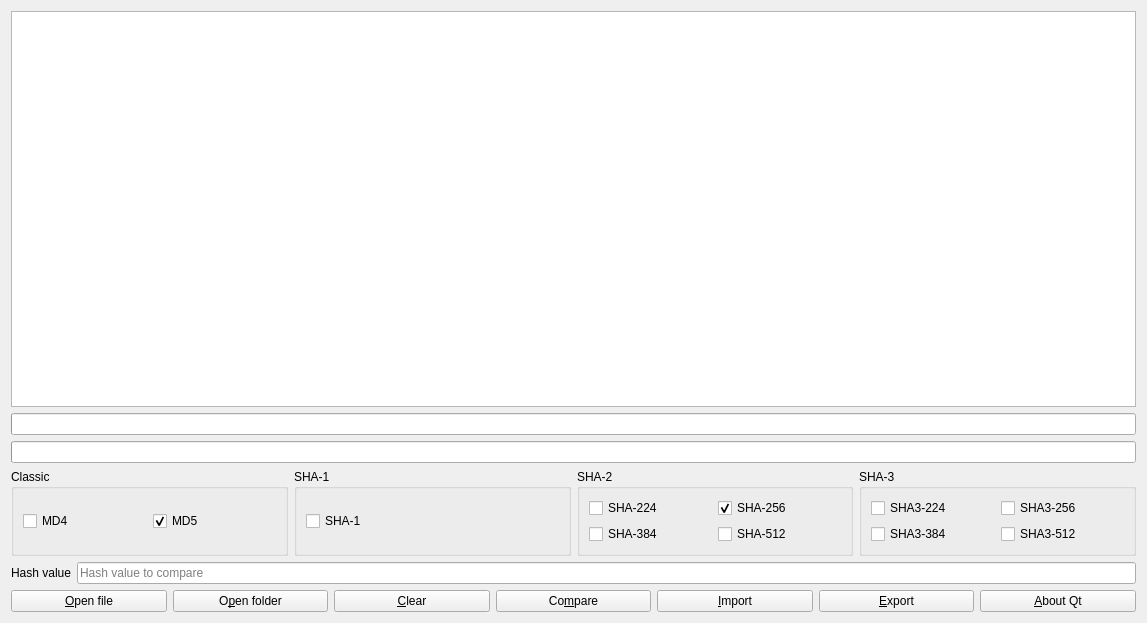
<?xml version="1.0" encoding="UTF-8"?>
<ui version="4.0">
 <class>Widget</class>
 <widget class="QWidget" name="Widget">
  <property name="geometry">
   <rect>
    <x>0</x>
    <y>0</y>
    <width>1147</width>
    <height>623</height>
   </rect>
  </property>
  <property name="acceptDrops">
   <bool>true</bool>
  </property>
  <property name="windowTitle">
   <string>Hash Calculator</string>
  </property>
  <layout class="QVBoxLayout" name="verticalLayout_2">
   <item>
    <widget class="QTextEdit" name="textEdit_log">
     <property name="font">
      <font>
       <pointsize>12</pointsize>
      </font>
     </property>
     <property name="readOnly">
      <bool>true</bool>
     </property>
    </widget>
   </item>
   <item>
    <layout class="QVBoxLayout" name="verticalLayout">
     <item>
      <widget class="QProgressBar" name="progressBar_current">
       <property name="value">
        <number>0</number>
       </property>
       <property name="textVisible">
        <bool>false</bool>
       </property>
      </widget>
     </item>
     <item>
      <widget class="QProgressBar" name="progressBar_total">
       <property name="maximum">
        <number>1</number>
       </property>
       <property name="value">
        <number>0</number>
       </property>
       <property name="textVisible">
        <bool>false</bool>
       </property>
      </widget>
     </item>
    </layout>
   </item>
   <item>
    <layout class="QHBoxLayout" name="horizontalLayout_3">
     <item>
      <widget class="QGroupBox" name="groupBox_classic">
       <property name="title">
        <string>Classic</string>
       </property>
       <layout class="QGridLayout" name="gridLayout_4">
        <item row="0" column="0">
         <widget class="QCheckBox" name="checkBox_md4">
          <property name="text">
           <string>MD4</string>
          </property>
         </widget>
        </item>
        <item row="0" column="1">
         <widget class="QCheckBox" name="checkBox_md5">
          <property name="text">
           <string>MD5</string>
          </property>
          <property name="checked">
           <bool>true</bool>
          </property>
         </widget>
        </item>
       </layout>
      </widget>
     </item>
     <item>
      <widget class="QGroupBox" name="groupBox_sha1">
       <property name="title">
        <string>SHA-1</string>
       </property>
       <layout class="QGridLayout" name="gridLayout_3">
        <item row="0" column="0">
         <widget class="QCheckBox" name="checkBox_sha1">
          <property name="text">
           <string>SHA-1</string>
          </property>
         </widget>
        </item>
       </layout>
      </widget>
     </item>
     <item>
      <widget class="QGroupBox" name="groupBox_sha2">
       <property name="title">
        <string>SHA-2</string>
       </property>
       <layout class="QGridLayout" name="gridLayout">
        <item row="0" column="0">
         <widget class="QCheckBox" name="checkBox_sha2_224">
          <property name="text">
           <string>SHA-224</string>
          </property>
         </widget>
        </item>
        <item row="0" column="1">
         <widget class="QCheckBox" name="checkBox_sha2_256">
          <property name="text">
           <string>SHA-256</string>
          </property>
          <property name="checked">
           <bool>true</bool>
          </property>
         </widget>
        </item>
        <item row="1" column="0">
         <widget class="QCheckBox" name="checkBox_sha2_384">
          <property name="text">
           <string>SHA-384</string>
          </property>
         </widget>
        </item>
        <item row="1" column="1">
         <widget class="QCheckBox" name="checkBox_sha2_512">
          <property name="text">
           <string>SHA-512</string>
          </property>
         </widget>
        </item>
       </layout>
      </widget>
     </item>
     <item>
      <widget class="QGroupBox" name="groupBox_sha3">
       <property name="title">
        <string>SHA-3</string>
       </property>
       <layout class="QGridLayout" name="gridLayout_2">
        <item row="0" column="0">
         <widget class="QCheckBox" name="checkBox_sha3_224">
          <property name="text">
           <string>SHA3-224</string>
          </property>
         </widget>
        </item>
        <item row="0" column="1">
         <widget class="QCheckBox" name="checkBox_sha3_256">
          <property name="text">
           <string>SHA3-256</string>
          </property>
         </widget>
        </item>
        <item row="1" column="0">
         <widget class="QCheckBox" name="checkBox_sha3_384">
          <property name="text">
           <string>SHA3-384</string>
          </property>
         </widget>
        </item>
        <item row="1" column="1">
         <widget class="QCheckBox" name="checkBox_sha3_512">
          <property name="text">
           <string>SHA3-512</string>
          </property>
         </widget>
        </item>
       </layout>
      </widget>
     </item>
    </layout>
   </item>
   <item>
    <layout class="QHBoxLayout" name="horizontalLayout">
     <item>
      <widget class="QLabel" name="label_hash">
       <property name="text">
        <string>Hash value</string>
       </property>
      </widget>
     </item>
     <item>
      <widget class="QLineEdit" name="lineEdit_hash">
       <property name="placeholderText">
        <string>Hash value to compare</string>
       </property>
      </widget>
     </item>
    </layout>
   </item>
   <item>
    <layout class="QHBoxLayout" name="horizontalLayout_2">
     <item>
      <widget class="QPushButton" name="pushButton_open_file">
       <property name="text">
        <string>&amp;Open file</string>
       </property>
      </widget>
     </item>
     <item>
      <widget class="QPushButton" name="pushButton_open_folder">
       <property name="text">
        <string>O&amp;pen folder</string>
       </property>
      </widget>
     </item>
     <item>
      <widget class="QPushButton" name="pushButton_clear">
       <property name="text">
        <string>&amp;Clear</string>
       </property>
      </widget>
     </item>
     <item>
      <widget class="QPushButton" name="pushButton_compare">
       <property name="text">
        <string>Co&amp;mpare</string>
       </property>
      </widget>
     </item>
     <item>
      <widget class="QPushButton" name="pushButton_import">
       <property name="text">
        <string>&amp;Import</string>
       </property>
      </widget>
     </item>
     <item>
      <widget class="QPushButton" name="pushButton_export">
       <property name="text">
        <string>&amp;Export</string>
       </property>
      </widget>
     </item>
     <item>
      <widget class="QPushButton" name="pushButton_about_qt">
       <property name="text">
        <string>&amp;About Qt</string>
       </property>
      </widget>
     </item>
    </layout>
   </item>
  </layout>
 </widget>
 <resources/>
 <connections/>
</ui>
